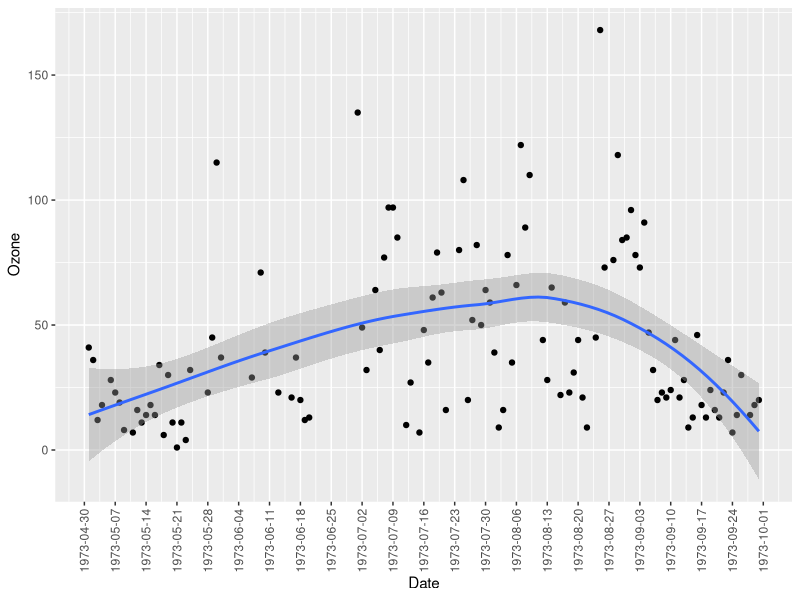
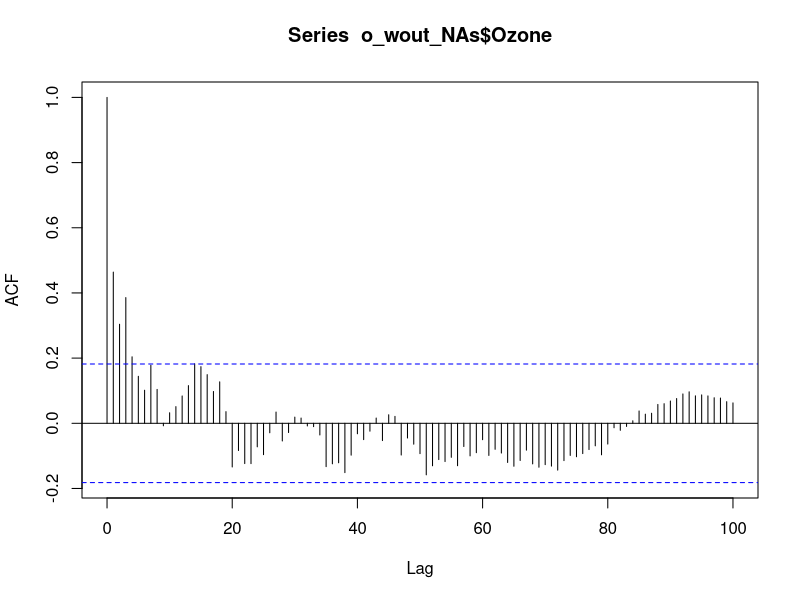
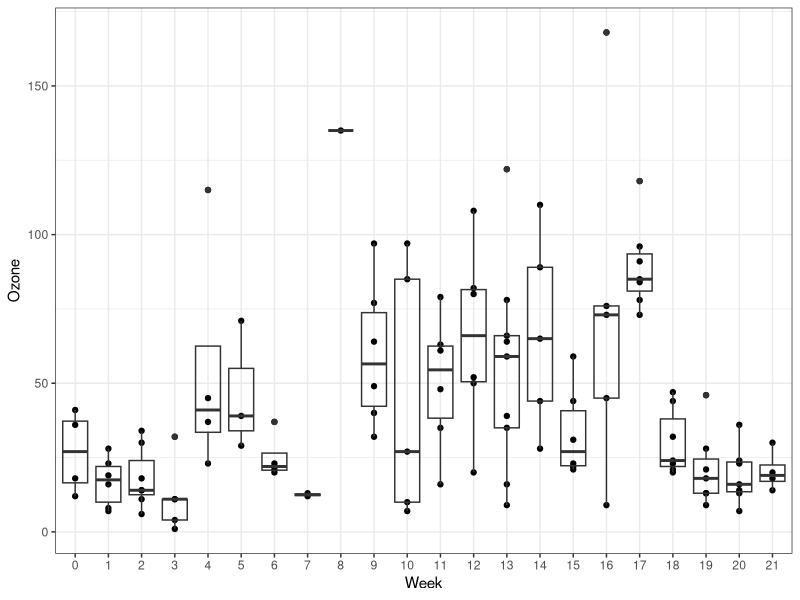
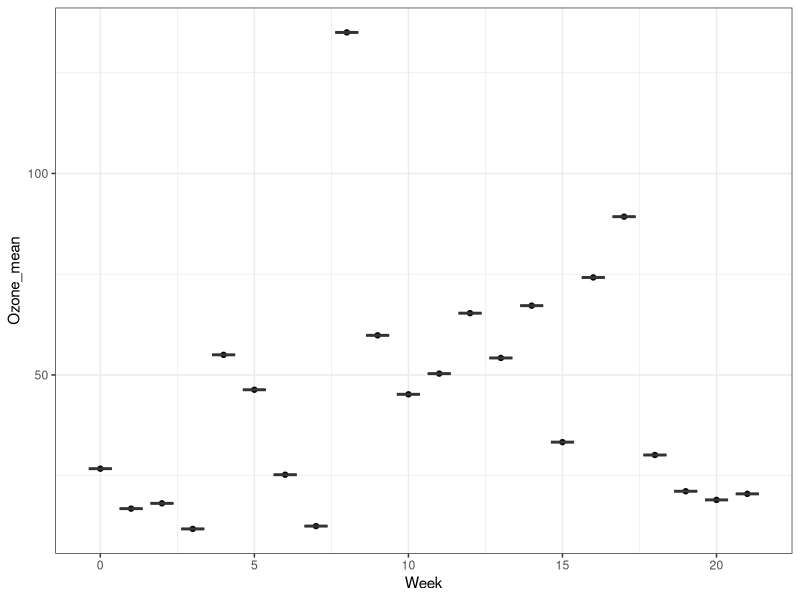
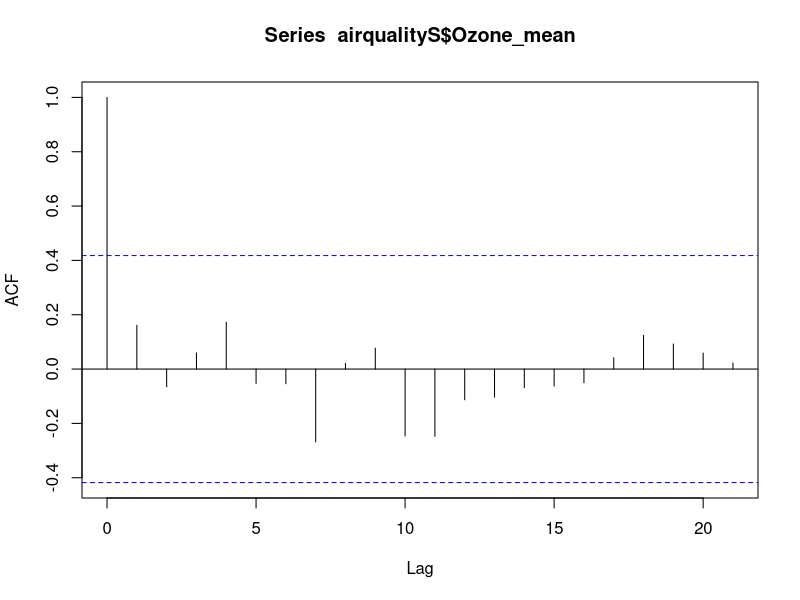

The R source for these figures, in order: (Note: this script raises an error after producing the figures.)
## ---- chunk 1
knitr::opts_chunk$set(echo = FALSE) # knits results only from code chunks
## ---- chunk 2
library(tidyverse) # a universe of tidy data packages
## ---- chunk 3
airquality <- datasets::airquality
airquality$Date <- lubridate::as_date(paste(1973, airquality$Month, airquality$Day, sep= ' '))
head(airquality)
o_wout_NAs <- airquality[ !is.na(airquality$Ozone), ]
num_points <- nrow(airquality)
perc_NAs <- round((nrow(airquality) - nrow(o_wout_NAs))/nrow(airquality)*100, digits=0) 
plot_ozone <- ggplot(airquality, aes(Date, Ozone))+
  geom_point()+
  geom_smooth()+
  theme(axis.text.x = element_blank())+
  scale_x_date(date_breaks = "1 week")+
  theme(axis.text.x = element_text(angle=90, vjust=0.5))
#span = 5 months
#frequency = 1 data point/day
plot_ozone
view(perc_NAs)

## ---- chunk 4
acf(o_wout_NAs$Ozone, lag.max = 100)
## ---- chunk 5
# your code here
airquality$week <- ((airquality$Month - 5)*30 + (airquality$Month %% 2) + airquality$Day) %/%7
#view(airquality)
airqualityS <- airquality %>% 
  group_by(week) %>% # group by category
  summarize(Ozone_mean=mean(Ozone, na.rm = TRUE), 
            Temp_mean=mean(Temp, na.rm = TRUE), 
            Solar_mean=mean(Solar.R, na.rm = TRUE))
summary(airqualityS)
airqualityS
#view(airqualityS)

plot_ozone <- ggplot(airquality, aes(as.factor(week), Ozone))+
  geom_point()+
  geom_boxplot(fill=NA)+
  theme_bw()+
  labs(x="Week")
plot_ozone

plt_O_week <-  ggplot(airqualityS, aes(week, Ozone_mean, group = week))+
  geom_point()+
  geom_boxplot(fill=NA)+
  theme_bw()+
  labs(x="Week")
plt_O_week

## ---- chunk 6
# your code here
acf(airqualityS$Ozone_mean, lag.max = 30)

cor(airqualityS$week, airqualityS$Ozone_mean, method="pearson")
cor(airqualityS$week, airqualityS$Ozone_mean, method="spearman")
cor(airqualityS$week, airqualityS$Ozone_mean, method="kendall")

cor(airquality$Temp, airquality$Ozone, method = "pearson", use = "complete.obs")
cor(airquality$Temp, airquality$Ozone, method = "spearman", use = "complete.obs")
cor(airquality$Temp, airquality$Ozone, method = "kendall", use = "complete.obs")

cor(airquality$Solar.R, airquality$Ozone, method = "pearson", use = "complete.obs")
cor(airquality$Solar.R, airquality$Ozone, method = "spearman", use = "complete.obs")
cor(airquality$Solar.R, airquality$Ozone, method = "kendall", use = "complete.obs")
## ---- chunk 7
ozone_week <- airqualityS %>% 
  select(week, Ozone_mean)

ozone_week_w <- ozone_week %>% # w is for wide
  pivot_wider(
    id_cols = week,
    names_from = week, # this is the unique index
    values_from = Ozone_mean
  )
head(ozone_week_w)

#long format
ozone_week_l <- ozone_week_w %>% # l is for long
  pivot_longer(
    cols = "0":"21", # wide format columns to pivot back into long format
    names_to = "week", # specify new name for month column
    values_to = "Ozone_mean" # specify new name for ozone column
  )
head(ozone_week_l)
ozone_week_w_mat <- as.matrix(airqualityS$Ozone_mean)
ozone_week_w_mat
